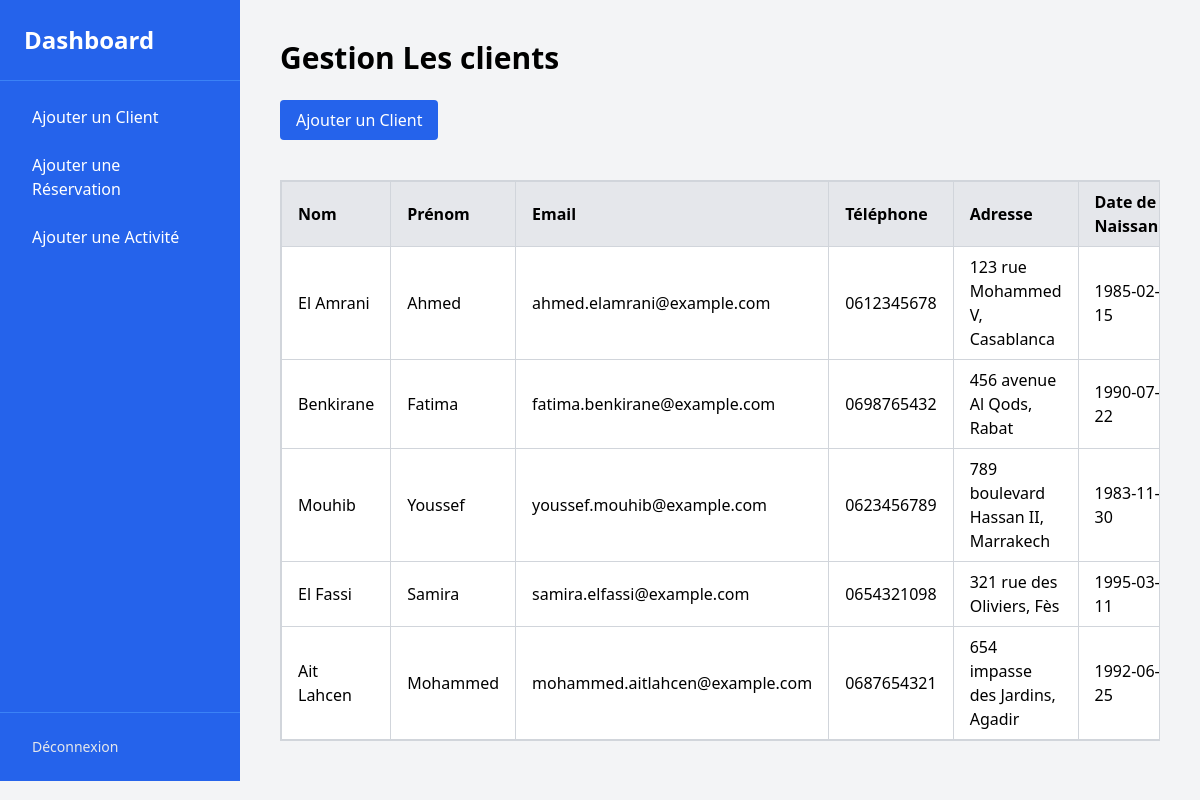
/client.php, run on an earlier commit of the app's database.
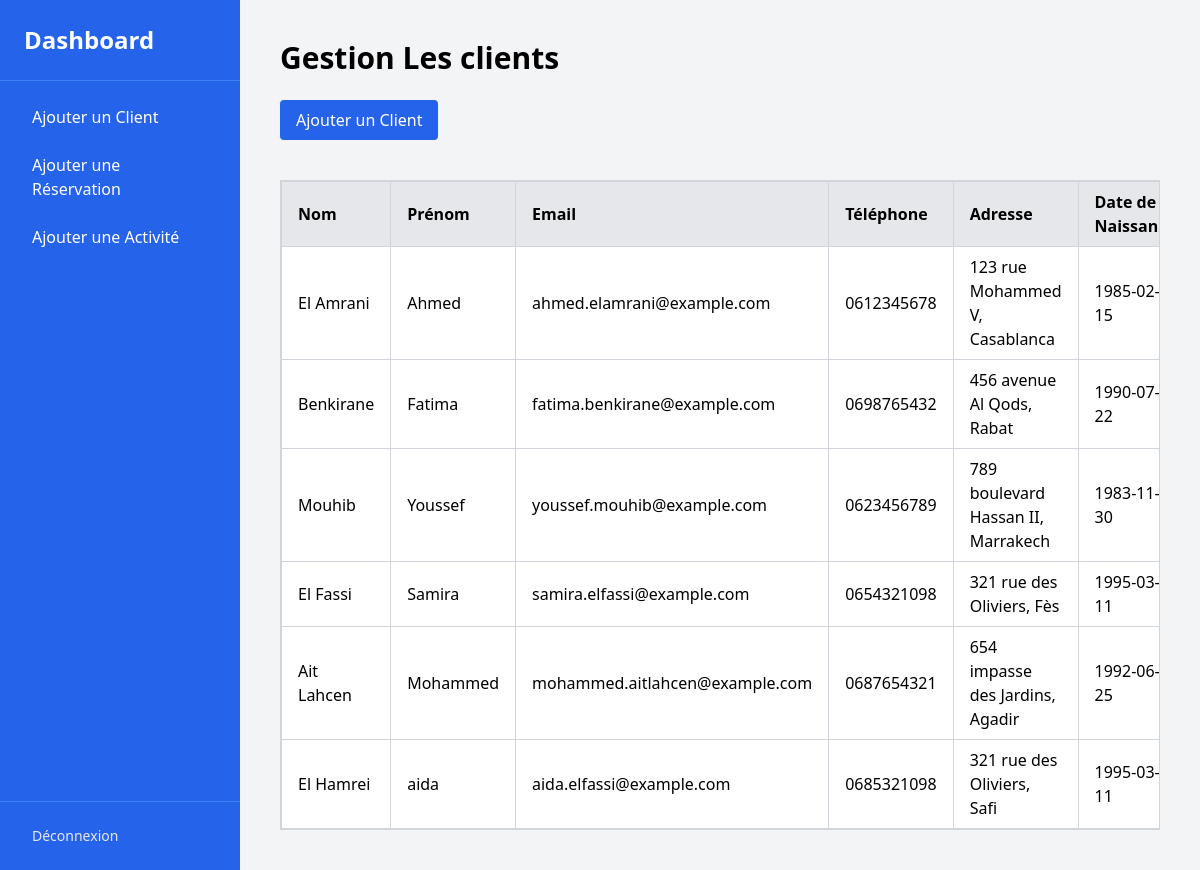
And on a later commit of the database.
### tables this page shows
create table client (
    id_client int ,
    nom varchar(100),
    prenom varchar(100),
    email varchar(150),
    telephone varchar(15),
    adresse text,
    date_naissance DATE
);

### client.php (the view, shortened to what this page needs)
<?php
function fetchClients() {
    include 'connexion.php';
    $sql = "SELECT * FROM client";
    $result = mysqli_query($con, $sql);
    if ($result) {
        while ($row = mysqli_fetch_assoc($result)) {
            echo "<tr>
                    <td class='border border-gray-300 px-4 py-2'>{$row['nom']}</td>
                    <td class='border border-gray-300 px-4 py-2'>{$row['prenom']}</td>
                    <td class='border border-gray-300 px-4 py-2'>{$row['email']}</td>
                    <td class='border border-gray-300 px-4 py-2'>{$row['telephone']}</td>
                    <td class='border border-gray-300 px-4 py-2'>{$row['adresse']}</td>
                    <td class='border border-gray-300 px-4 py-2'>{$row['date_naissance']}</td>
                </tr>";
        }
    } else {
        echo "<tr><td colspan='7'>Aucune donnée trouvée.</td></tr>";
    }
}
?>
<!DOCTYPE html>
<html lang="en">
<head>
    <script src="https://cdn.tailwindcss.com"></script>
</head>
<body class="bg-gray-100 flex">
    <div class="sidebar sidebar-visible w-32 bg-blue-600 text-white flex flex-col md:w-1/5">
        <div class="p-6 text-2xl font-bold border-b border-blue-500">Dashboard</div>
        <nav class="flex-1 p-4 space-y-2">
            <a href="client.php" class="block py-2 px-4 rounded hover:bg-blue-700">Ajouter un Client</a>
            <a href="reservation.php" class="block py-2 px-4 rounded hover:bg-blue-700">Ajouter une Réservation</a>
            <a href="activity.php" class="block py-2 px-4 rounded hover:bg-blue-700 sm:text-xs md:text-base">Ajouter une Activité</a>
        </nav>
        <div class="p-4 border-t border-blue-500">
            <a href="index.php" class="block py-2 px-4 text-sm text-gray-200 hover:text-white">Déconnexion</a>
        </div>
    </div>
        <div class="flex-1 p-10 sm:ml-0 md:ml-30 overflow-y-auto  ">
        <h1 class="text-3xl font-bold mb-6">Gestion Les clients </h1>
        <button id="addClientBtn" class="bg-blue-600 text-white py-2 px-4 rounded hover:bg-blue-700">Ajouter un Client</button>
        <div class="mt-10 ">
            <table class="min-w-full max-w-4xl mx-auto table-auto border-collapse border border-gray-300 bg-white">
                <thead>
                    <tr class="bg-gray-200 text-left">
                        <th class="border border-gray-300 px-4 py-2">Nom</th>
                        <th class="border border-gray-300 px-4 py-2">Prénom</th>
                        <th class="border border-gray-300 px-4 py-2">Email</th>
                        <th class="border border-gray-300 px-4 py-2">Téléphone</th>
                        <th class="border border-gray-300 px-4 py-2">Adresse</th>
                        <th class="border border-gray-300 px-4 py-2">Date de Naissance</th>
                    </tr>
                </thead>
                <tbody id="clientTable">
                    <?php fetchClients(); ?>
                </tbody>
            </table>
        </div>
    </div>
</body>
</html>

What changed in the data, as far as the page shows it:
added client: nom "El Hamrei", prenom "aida", email "aida.elfassi@example.com", telephone "0685321098", adresse "321 rue des Oliviers, Safi", date_naissance "1995-03-11"
